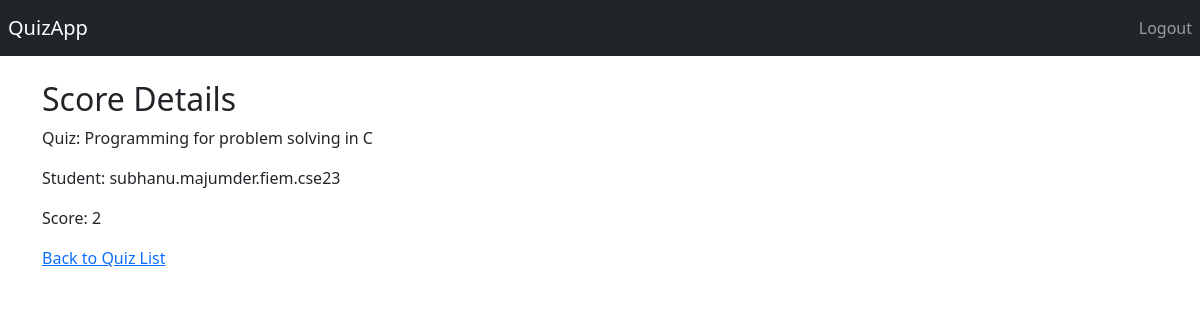
/score/1/ (signed in), run on the app's committed database.
### my_app/models.py (models this page shows, shortened)
class Attempt(models.Model):
    quiz = models.ForeignKey(Quiz, on_delete=models.CASCADE)
    student = models.ForeignKey(User, on_delete=models.CASCADE)
    score = models.IntegerField(default=0)
    class Meta:
        verbose_name = 'Attempt'
        verbose_name_plural = 'Attempts'

class Quiz(models.Model):
    name = models.CharField(max_length=100)
    creator = models.ForeignKey(User, on_delete=models.CASCADE)
    class Meta:
        ordering = ['name']
        verbose_name = 'Quiz'
        verbose_name_plural = 'Quizzes'
        unique_together = ('name', 'creator')

### my_app/views.py (the view)
# urls.py: path('score/<int:attempt_id>/', view_score, name='view_score'),
@login_required
def view_score(request, attempt_id):
    attempt = get_object_or_404(Attempt, pk=attempt_id)
    return render(request, 'score.html', {'attempt': attempt})

### templates/score.html
{% extends "base.html" %}
{% block content %}
    <h2>Score Details</h2>
    <p>Quiz: {{ attempt.quiz.name }}</p>
    <p>Student: {{ attempt.student.username }}</p>
    <p>Score: {{ attempt.score }}</p>
    <a href="{% url 'quiz_list' %}">Back to Quiz List</a>
{% endblock %}

### data on the page
Attempt: quiz.name "Programming for problem solving in C", student.username "subhanu.majumder.fiem.cse23", score "2"
